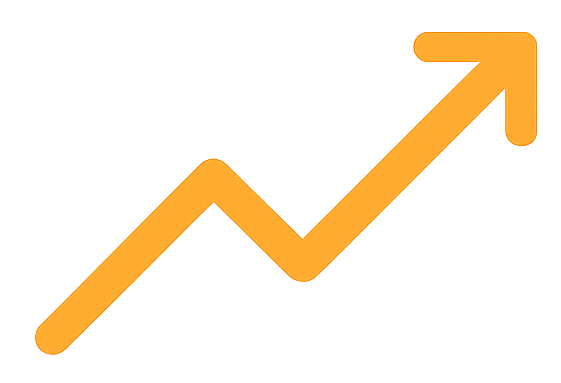
#> input picture src/static/images/Progression.png, 561 x 383 px
$ python image_rescaler.py
#> lines starting #> are read from the running program, lines starting #| are printed output that depends on the picture
from PIL import Image
from pathlib import Path

files = {
    #"Calender.png": 64,
    #"Duration.png": 64,
    #"Streak.png": 64,
    "Progression.png": 64,
    #"Genstraek_logo.png": 140
}

base_path = Path(__file__).parent

for filename, size in files.items():
    input_path = base_path / filename
    output_path = base_path / f"small_{filename}"

    img = Image.open(input_path).convert("RGBA")
#> img is the input picture: PIL image 561x383 RGBA; mean R, G, B, A 36.2, 24.2, 6.4, 34.6
    img.thumbnail((size, size), Image.LANCZOS)
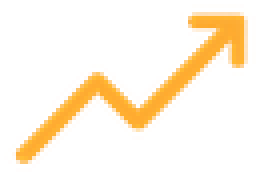
#> img: PIL image 64x44 RGBA (shown 4 times larger); mean R, G, B, A 60.4, 40, 10.3, 34.7; transparent parts drawn white
    img.save(output_path, optimize=True)

    print(f"Saved: {output_path}")

$ run again, with src/static/images/Calender.png copied over src/static/images/Progression.png
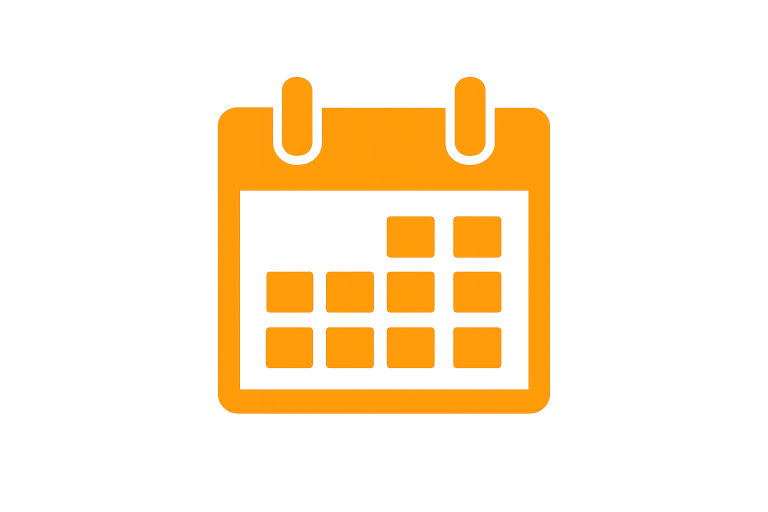
#> input picture src/static/images/Calender.png, 1536 x 1024 px (shown at 1/2 size)
#> img is the input picture: PIL image 1536x1024 RGBA; mean R, G, B, A 172.1, 128.8, 69.2, 40.4
#> `img.thumbnail((size, size), Image.LANCZOS)`:
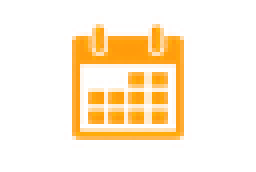
#> img: PIL image 64x43 RGBA (shown 4 times larger); mean R, G, B, A 70.9, 42.6, 1.9, 40; transparent parts drawn white

$ run again, with src/static/images/Duration.png copied over src/static/images/Progression.png
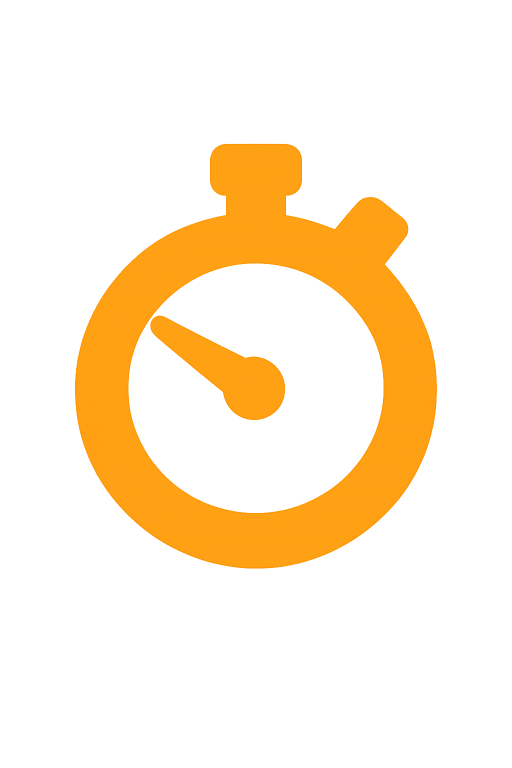
#> input picture src/static/images/Duration.png, 1024 x 1536 px (shown at 1/2 size)
#> img is the input picture: PIL image 1024x1536 RGBA; mean R, G, B, A 142.9, 100.5, 41.1, 42.2
#> `img.thumbnail((size, size), Image.LANCZOS)`:
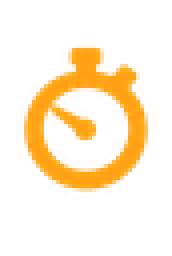
#> img: PIL image 43x64 RGBA (shown 4 times larger); mean R, G, B, A 72.9, 45.9, 3.7, 42.2; transparent parts drawn white

$ run again, with src/static/images/Streak.png copied over src/static/images/Progression.png
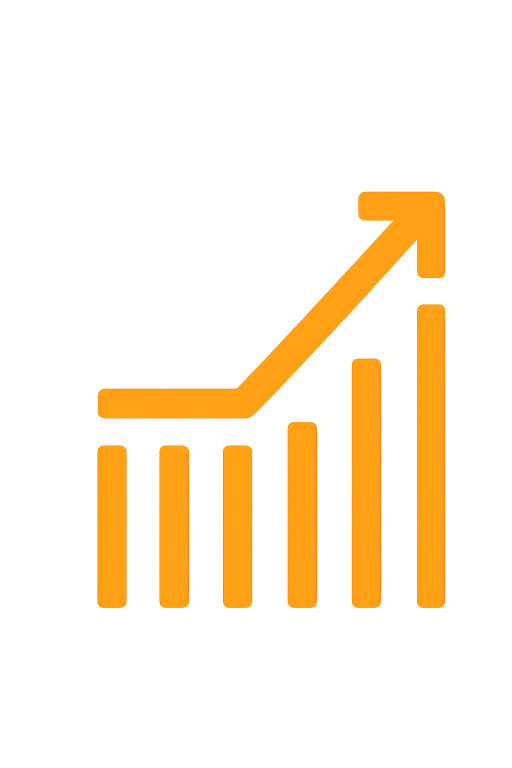
#> input picture src/static/images/Streak.png, 1024 x 1536 px (shown at 1/2 size)
#> img is the input picture: PIL image 1024x1536 RGBA; mean R, G, B, A 116.8, 74.5, 16.5, 33.1
#> `img.thumbnail((size, size), Image.LANCZOS)`:
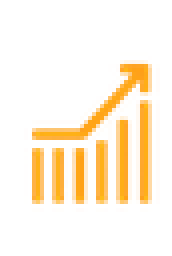
#> img: PIL image 43x64 RGBA (shown 4 times larger); mean R, G, B, A 63.7, 39, 3.8, 33; transparent parts drawn white
